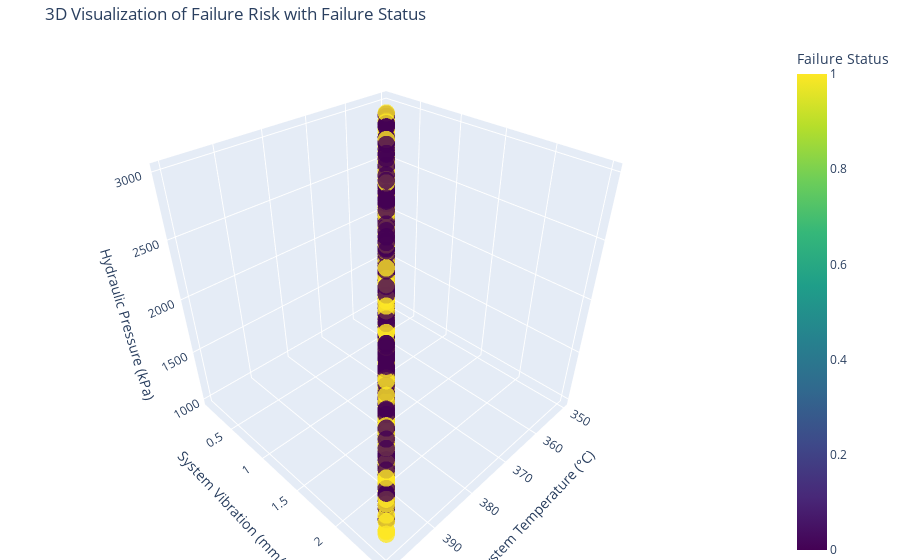

Source (notebook cell):
### Code cell
maintenance_system = MilitaryRoboticSystemMaintenance.MilitaryRoboticSystemMaintenance()
data = maintenance_system.generate_synthetic_data()
X_train, X_test, y_train, y_test = maintenance_system.preprocess_data(data)
maintenance_system.train_model(X_train, y_train)
maintenance_system.evaluate_model(X_test, y_test)
maintenance_system.verify_with_gru(X_train, X_test, y_train, y_test)
print("Analyzing feature importance...")
maintenance_system.analyze_feature_importance()
print("Generating correlation heatmap...")
maintenance_system.correlation_heatmap(data)
print("Generating feature distribution plots...")
maintenance_system.feature_distribution(data)
print("Generating time series plot...")
maintenance_system.time_series_plot(data)
predictions = maintenance_system.predict_maintenance_needs(data)
robot = rsm.RoboticSystemModel(data)
tasks = [
{'name': 'Surveillance', 'position': [5, 10, 15]},
{'name': 'Logistics', 'position': [10, 5, 20]},
{'name': 'Reconnaissance', 'position': [20, 15, 5]},
{'name': 'Combat Support', 'position': [25, 10, 10]},
{'name': 'Maintenance Check', 'position': [0, 0, 0]}]
robot.analyze_tasks(tasks)
print(predictions.head(10))
print("Creating 3D visualization of failure risks...")
rsm.RoboticSystemModel.visualize_3d_risk(data)

### Figure 1 — Plotly figure (JSON) as saved in the notebook; plotly's stock layout.template omitted (floating-point values rounded to 4 significant figures; data arrays with more than 128 entries replaced by an {"elided": "..."} marker saying what was removed)
{"data": [{"marker": {"color": {"elided": "1000 int values"}, "colorbar": {"title": {"text": "Failure Status"}}, "colorscale": [[0, "#440154"], [0.1111, "#482878"], [0.2222, "#3e4989"], [0.3333, "#31688e"], [0.4444, "#26828e"], [0.5556, "#1f9e89"], [0.6667, "#35b779"], [0.7778, "#6ece58"], [0.8889, "#b5de2b"], [1, "#fde725"]], "opacity": 0.8, "size": 6}, "mode": "markers", "name": "Failure Data", "type": "scatter3d", "x": {"elided": "1000 float values"}, "y": {"elided": "1000 float values"}, "z": {"elided": "1000 float values"}}], "layout": {"margin": {"b": 0, "l": 0, "r": 0, "t": 40}, "scene": {"xaxis": {"title": {"text": "System Temperature (°C)"}}, "yaxis": {"title": {"text": "System Vibration (mm/s)"}}, "zaxis": {"title": {"text": "Hydraulic Pressure (kPa)"}}}, "title": {"text": "3D Visualization of Failure Risk with Failure Status"}}}
